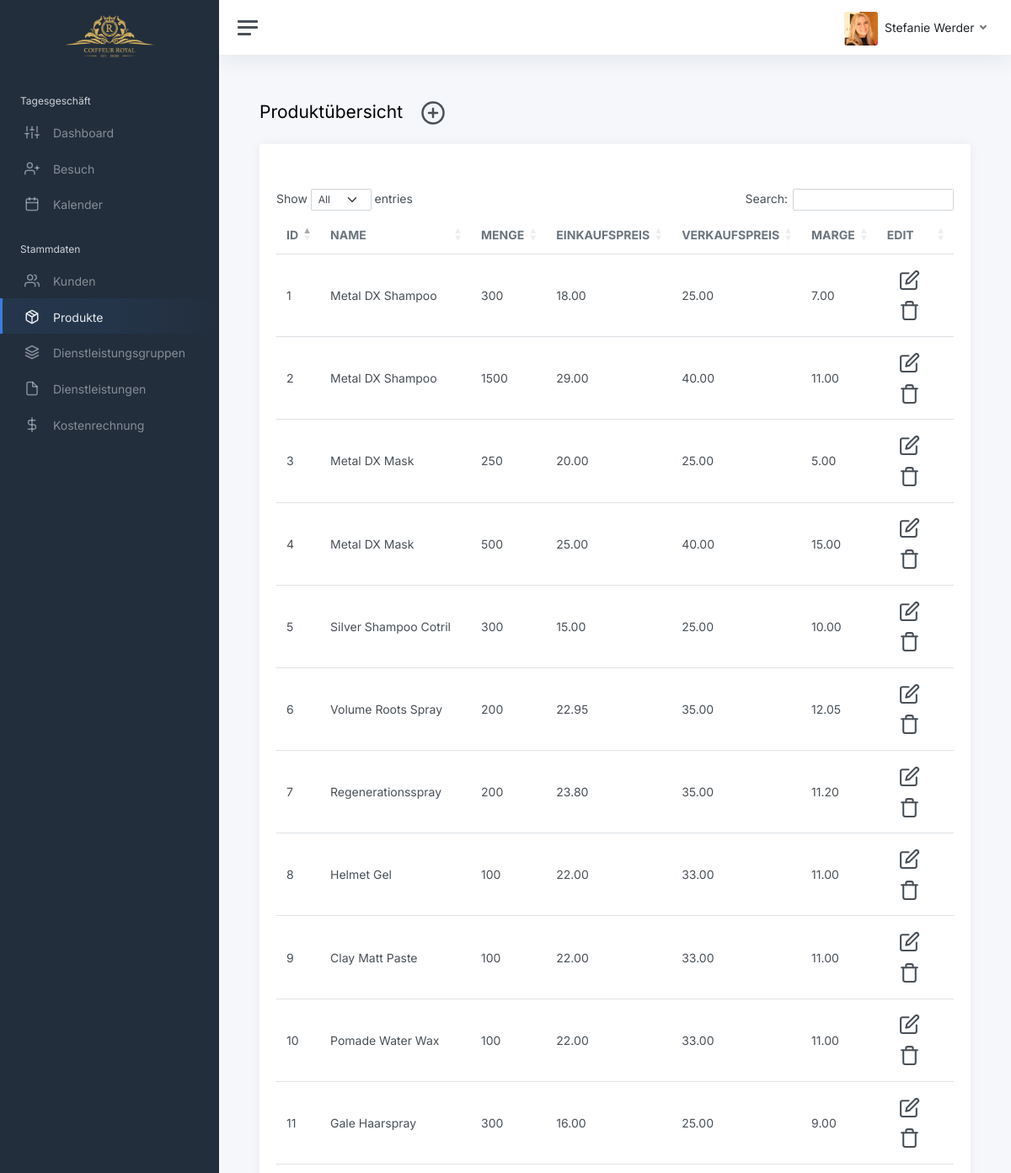
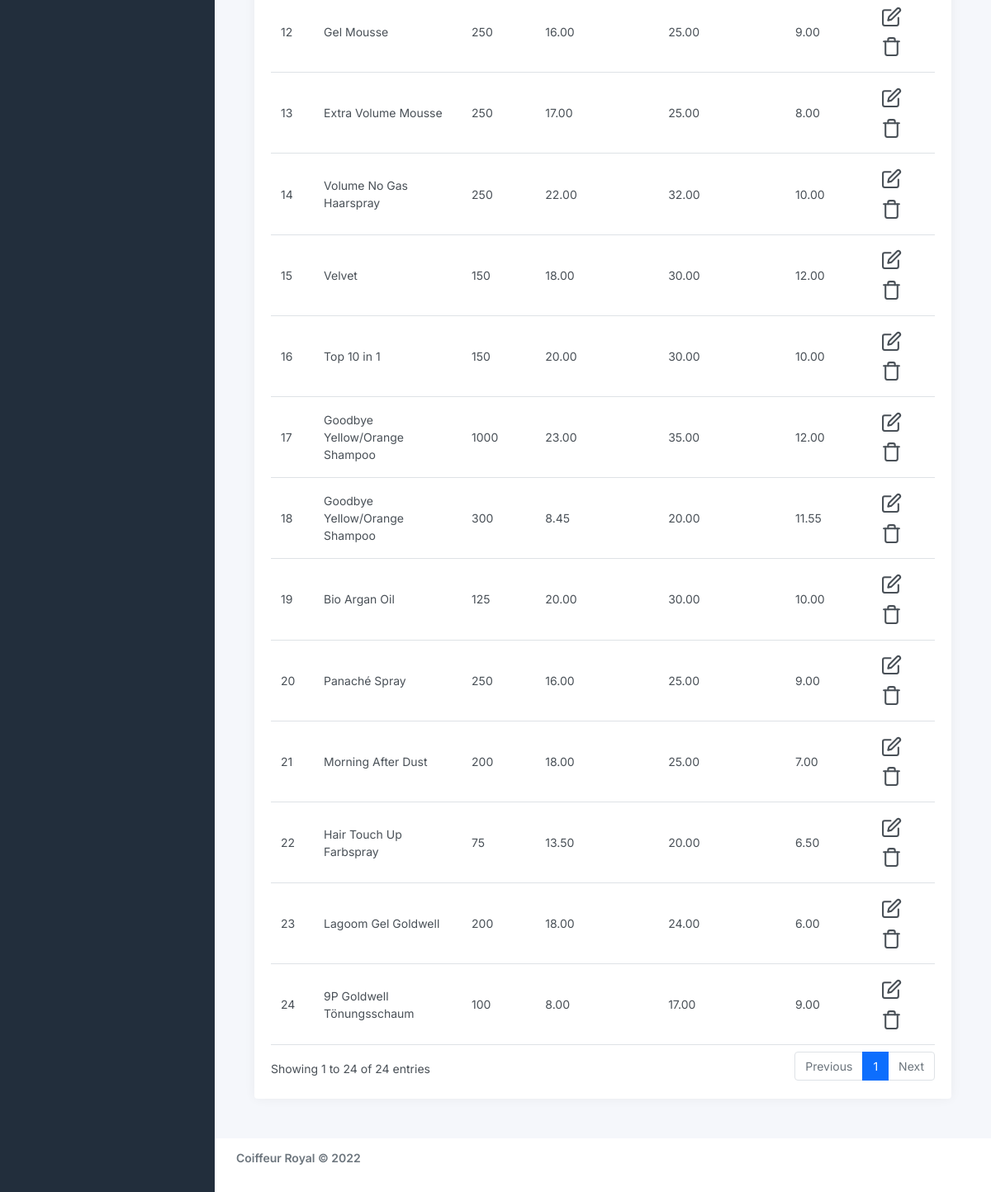
The app's page /website/sites/products.php (signed in) with its own data (2 pictures, top to bottom).
### tables this page shows
CREATE TABLE IF NOT EXISTS products (
    product_id INT AUTO_INCREMENT PRIMARY KEY,
    product_name VARCHAR(50) NOT NULL,
    product_amount VARCHAR(30),
    product_purchase_price DECIMAL(6,2),
    product_margin DECIMAL(6,2) GENERATED ALWAYS AS (product_sales_price - product_purchase_price) STORED,
    product_sales_price DECIMAL(10,2)
    );

### website/sites/products.php (the view, shortened to what this page needs)
<?php
    if(isset($_SESSION['User']))
    {
        $mailid = $_SESSION['User'];
        $parts = explode(".", $mailid);
        $lastname = ucfirst(array_pop($parts));
        $firstname = ucfirst(implode(".", $parts));
    }
    else
    {
        header("Location:../index.php");
    }
?>
<!DOCTYPE html>
<html lang="en">
<head>
	<link href="https://cdnjs.cloudflare.com/ajax/libs/twitter-bootstrap/5.0.1/css/bootstrap.min.css" rel="stylesheet">
	<link href="../assets/css/app.css" rel="stylesheet">
	<link href="https://cdn.datatables.net/1.11.4/css/dataTables.bootstrap5.min.css" rel="stylesheet">
</head>
<body>
	<div class="wrapper">
		<nav id="sidebar" class="sidebar js-sidebar">
			<div class="sidebar-content js-simplebar">
				<a class="sidebar-brand text-center" href="dashboard.php">
					<span class="align-middle"><img src="../assets/img/logo/coiffeur_royal.png" width="50%"></span>
				</a>
				<ul class="sidebar-nav">
					<li class="sidebar-header">
						Tagesgeschäft
					</li>
					<li class="sidebar-item">
						<a class="sidebar-link" href="dashboard.php">
							<i class="align-middle" data-feather="sliders"></i> <span class="align-middle">Dashboard</span>
						</a>
					</li>
					<li class="sidebar-item">
						<a class="sidebar-link" href="visits.php">
							<i class="align-middle" data-feather="user-plus"></i> <span class="align-middle">Besuch</span>
						</a>
					</li>
					<li class="sidebar-item">
						<a class="sidebar-link" href="calendar.php">
							<i class="align-middle" data-feather="calendar"></i> <span class="align-middle">Kalender</span>
						</a>
					</li>
					<li class="sidebar-header">
						Stammdaten
					</li>
					<li class="sidebar-item">
						<a class="sidebar-link" href="customers.php">
							<i class="align-middle" data-feather="users"></i> <span class="align-middle">Kunden</span>
						</a>
					</li>
					<li class="sidebar-item active">
						<a class="sidebar-link" href="products.php">
							<i class="align-middle" data-feather="package"></i> <span class="align-middle">Produkte</span>
						</a>
					</li>
					<li class="sidebar-item">
						<a class="sidebar-link" href="service-groups.php">
							<i class="align-middle" data-feather="layers"></i> <span class="align-middle">Dienstleistungsgruppen</span>
						</a>
					</li>
					<li class="sidebar-item">
						<a class="sidebar-link" href="services.php">
							<i class="align-middle" data-feather="file"></i> <span class="align-middle">Dienstleistungen</span>
						</a>
					</li>
					<li class="sidebar-item">
						<a class="sidebar-link" href="cost-calculation.php">
							<i class="align-middle" data-feather="dollar-sign"></i> <span class="align-middle">Kostenrechnung</span>
						</a>
					</li>
				</ul>
			</div>
		</nav>
		<div class="main">
			<nav class="navbar navbar-expand navbar-light navbar-bg">
				<a class="sidebar-toggle js-sidebar-toggle">
					<i class="hamburger align-self-center"></i>
				</a>
				<div class="navbar-collapse collapse">
					<ul class="navbar-nav navbar-align">
						<li class="nav-item dropdown">
							<a class="nav-link dropdown-toggle d-none d-sm-inline-block" href="#" data-bs-toggle="dropdown">
								<?php
								if($mailid == "werder.stefanie")
								{
									echo "<img src='../assets/img/avatars/steffi.jpg' class='avatar img-fluid rounded me-1' alt='Steffanie Werder'/> <span class='text-dark'>" .$lastname . " " . $firstname;
								}
								elseif($mailid == "weibel.romy")
								{
									echo "<img src='../assets/img/avatars/romy.jpg' class='avatar img-fluid rounded me-1' alt='Romy Werder'/> <span class='text-dark'>" . $lastname . " " . $firstname;
								}
								?>
							</a>
						</li>
					</ul>
				</div>
			</nav>
			<main class="content">
				<div class="container-fluid p-0">
					<h1 class="h3 mb-3">Produktübersicht <button type='button' class='btn mr-1 createproductbtn'><i class='align-middle' data-feather='plus-circle' style='width: 30px; height: 30px;'></i></button></h1>
					<div class="row">
						<div class="col-12">
							<div class="card">
								<div class="card-header">
								</div>
								<div class="card-body">
                                    <div class="table-responsive">
                                        <table id="example" class="table align-items-center mb-0">
                                          <thead>
                                            <tr>
                                              <th class="text-uppercase text-secondary opacity-7">ID</th>
                                              <th class="text-uppercase text-secondary opacity-7">Name</th>
											  <th class="text-uppercase text-secondary opacity-7">Menge</th>
                                              <th class="text-uppercase text-secondary opacity-7">Einkaufspreis</th>
                                              <th class="text-uppercase text-secondary opacity-7">Verkaufspreis</th>
                                              <th class="text-uppercase text-secondary opacity-7">Marge</th>
                                              <th class="text-uppercase text-secondary opacity-7">Edit</th>
                                            </tr>
                                          </thead>
                                          <tbody>
										  <?php
												include 'db.php';
												$sql = "SELECT * FROM products";
												$result = mysqli_query($db_conn, $sql);
												if (mysqli_num_rows($result) > 0)
												{
													while ($row = mysqli_fetch_assoc($result))
													{
														echo "<tr>";
															echo "<td>" . $row['product_id'] . "</td>";
															echo "<td>" . $row['product_name'] . "</td>";
															echo "<td>" . $row['product_amount'] . "</td>";
															echo "<td>" . $row['product_purchase_price'] . "</td>";
															echo "<td>" . $row['product_sales_price'] . "</td>";
															echo "<td>" . $row['product_margin'] . "</td>";
															echo "<td class='text-right'>";
																echo "<button type='button' class='btn mr-1 editproductbtn'><i class='align-middle' data-feather='edit' style='width: 25px; height: 25px;'></i></button>";
																echo "<button type='button' class='btn mr-1 deleteproductbtn'><i class='align-middle' data-feather='trash' style='width: 25px; height: 25px;'></i></button>";
															echo "</td>";
													}
												}
												else
												{
													echo "0 Results found";
												}
											  ?>
                                          </tbody>
                                        </table>
                                      </div>
								</div>
							</div>
						</div>
					</div>
				</div>
			</main>
			<footer class="footer">
				<div class="container-fluid">
					<div class="row text-muted">
						<div class="col-6 text-start">
							<p class="mb-0">
								<h5 class="text-muted"><strong>Coiffeur Royal &copy; 2022</strong></h5>
							</p>
						</div>
					</div>
				</div>
			</footer>
		</div>
	</div>
</body>
</html>

### records on screen
products: product_id "1", product_name "Metal DX Shampoo", product_amount "300", product_purchase_price "18.00", product_sales_price "25.00", product_margin "7.00"
products: product_id "2", product_name "Metal DX Shampoo", product_amount "1500", product_purchase_price "29.00", product_sales_price "40.00", product_margin "11.00"
products: product_id "3", product_name "Metal DX Mask", product_amount "250", product_purchase_price "20.00", product_sales_price "25.00", product_margin "5.00"
products: product_id "4", product_name "Metal DX Mask", product_amount "500", product_purchase_price "25.00", product_sales_price "40.00", product_margin "15.00"
products: product_id "5", product_name "Silver Shampoo Cotril", product_amount "300", product_purchase_price "15.00", product_sales_price "25.00", product_margin "10.00"
products: product_id "6", product_name "Volume Roots Spray", product_amount "200", product_purchase_price "22.95", product_sales_price "35.00", product_margin "12.05"
products: product_id "7", product_name "Regenerationsspray", product_amount "200", product_purchase_price "23.80", product_sales_price "35.00", product_margin "11.20"
products: product_id "8", product_name "Helmet Gel", product_amount "100", product_purchase_price "22.00", product_sales_price "33.00", product_margin "11.00"
products: product_id "9", product_name "Clay Matt Paste", product_amount "100", product_purchase_price "22.00", product_sales_price "33.00", product_margin "11.00"
products: product_id "10", product_name "Pomade Water Wax", product_amount "100", product_purchase_price "22.00", product_sales_price "33.00", product_margin "11.00"
products: product_id "11", product_name "Gale Haarspray", product_amount "300", product_purchase_price "16.00", product_sales_price "25.00", product_margin "9.00"
products: product_id "12", product_name "Gel Mousse", product_amount "250", product_purchase_price "16.00", product_sales_price "25.00", product_margin "9.00"
products: product_id "13", product_name "Extra Volume Mousse", product_amount "250", product_purchase_price "17.00", product_sales_price "25.00", product_margin "8.00"
products: product_id "14", product_name "Volume No Gas Haarspray", product_amount "250", product_purchase_price "22.00", product_sales_price "32.00", product_margin "10.00"
products: product_id "15", product_name "Velvet", product_amount "150", product_purchase_price "18.00", product_sales_price "30.00", product_margin "12.00"
products: product_id "16", product_name "Top 10 in 1", product_amount "150", product_purchase_price "20.00", product_sales_price "30.00", product_margin "10.00"
products: product_id "17", product_name "Goodbye Yellow/Orange Shampoo", product_amount "1000", product_purchase_price "23.00", product_sales_price "35.00", product_margin "12.00"
products: product_id "18", product_name "Goodbye Yellow/Orange Shampoo", product_amount "300", product_purchase_price "8.45", product_sales_price "20.00", product_margin "11.55"
products: product_id "19", product_name "Bio Argan Oil", product_amount "125", product_purchase_price "20.00", product_sales_price "30.00", product_margin "10.00"
products: product_id "20", product_name "Panaché Spray", product_amount "250", product_purchase_price "16.00", product_sales_price "25.00", product_margin "9.00"
products: product_id "21", product_name "Morning After Dust", product_amount "200", product_purchase_price "18.00", product_sales_price "25.00", product_margin "7.00"
products: product_id "22", product_name "Hair Touch Up Farbspray", product_amount "75", product_purchase_price "13.50", product_sales_price "20.00", product_margin "6.50"
products: product_id "23", product_name "Lagoom Gel Goldwell", product_amount "200", product_purchase_price "18.00", product_sales_price "24.00", product_margin "6.00"
products: product_id "24", product_name "9P Goldwell Tönungsschaum", product_amount "100", product_purchase_price "8.00", product_sales_price "17.00", product_margin "9.00"

### other values on screen
$lastname "Stefanie"
$firstname "Werder"
